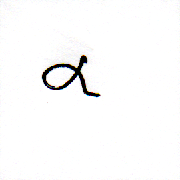
#> input picture backend/greek_tts/test/alpha_10.png, 180 x 180 px
$ python -i image_preprocessing.py   (imports and definitions only)
#> lines starting #> are read from the running program, lines starting #| are printed output that depends on the picture; after the words box and inside, x2 and y2 are one past the last pixel; in counts of white or black regions, pixels touching at a corner belong together
# image_preprocessing.py
import cv2
import numpy as np

# ------------------------------------------------------------
# 1. Remove Shadows (Adaptive Background Subtraction)
# ------------------------------------------------------------
def remove_shadows(gray):
    # Estimate background using large morphological opening
    dilated = cv2.dilate(gray, np.ones((15, 15), np.uint8))
    bg = cv2.medianBlur(dilated, 31)

    # Subtract background
    diff = 255 - cv2.absdiff(gray, bg)

    # Normalize
    norm = cv2.normalize(diff, None, alpha=0, beta=255,
                         norm_type=cv2.NORM_MINMAX)
    return norm


# ------------------------------------------------------------
# 2. Apply CLAHE (Adaptive Local Contrast Boost)
# ------------------------------------------------------------
def apply_clahe(gray):
    clahe = cv2.createCLAHE(clipLimit=2.5, tileGridSize=(8, 8))
    return clahe.apply(gray)


# ------------------------------------------------------------
# 3. Light Denoising
# ------------------------------------------------------------
def denoise(gray):
    # Bilateral preserves edges (important for handwriting)
    return cv2.bilateralFilter(gray, d=7, sigmaColor=50, sigmaSpace=50)


# ------------------------------------------------------------
# 4. Full Preprocessing Pipeline
# ------------------------------------------------------------
def preprocess_image(image_path):
#> called with image_path = 'greek_tts/test/alpha_10.png'
    img = cv2.imread(image_path)
#> img is the input picture: shape (180, 180, 3); mean B, G, R 250.3, 250.2, 250.4
    if img is None:
        raise FileNotFoundError(image_path)

    gray = cv2.cvtColor(img, cv2.COLOR_BGR2GRAY)

    # Steps
    no_shadow = remove_shadows(gray)
#> in remove_shadows, `dilated = cv2.dilate(gray, np.ones((15, 15), np.uint8))`:
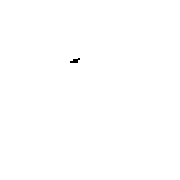
#> dilated: shape (180, 180); values 254 (black) and 255 (white), 99.9% white; 1 black region, box (x1, y1, x2, y2) and area: (70, 58, 80, 63) 30
#> in remove_shadows, `bg = cv2.medianBlur(dilated, 31)`: bg: shape (180, 180); every value is 255
    contrasted = apply_clahe(no_shadow)
    clean = denoise(contrasted)

    return img, clean  # return original + processed gray

# ------------------------------------------------------------
# 5. Save for debugging
# ------------------------------------------------------------
def save_preprocessed(image_path, out="preprocessed_debug.jpg"):
    _, proc = preprocess_image(image_path)
    cv2.imwrite(out, proc)
    print("[INFO] Saved preprocessed image to:", out)

>>> result = preprocess_image('greek_tts/test/alpha_10.png')
